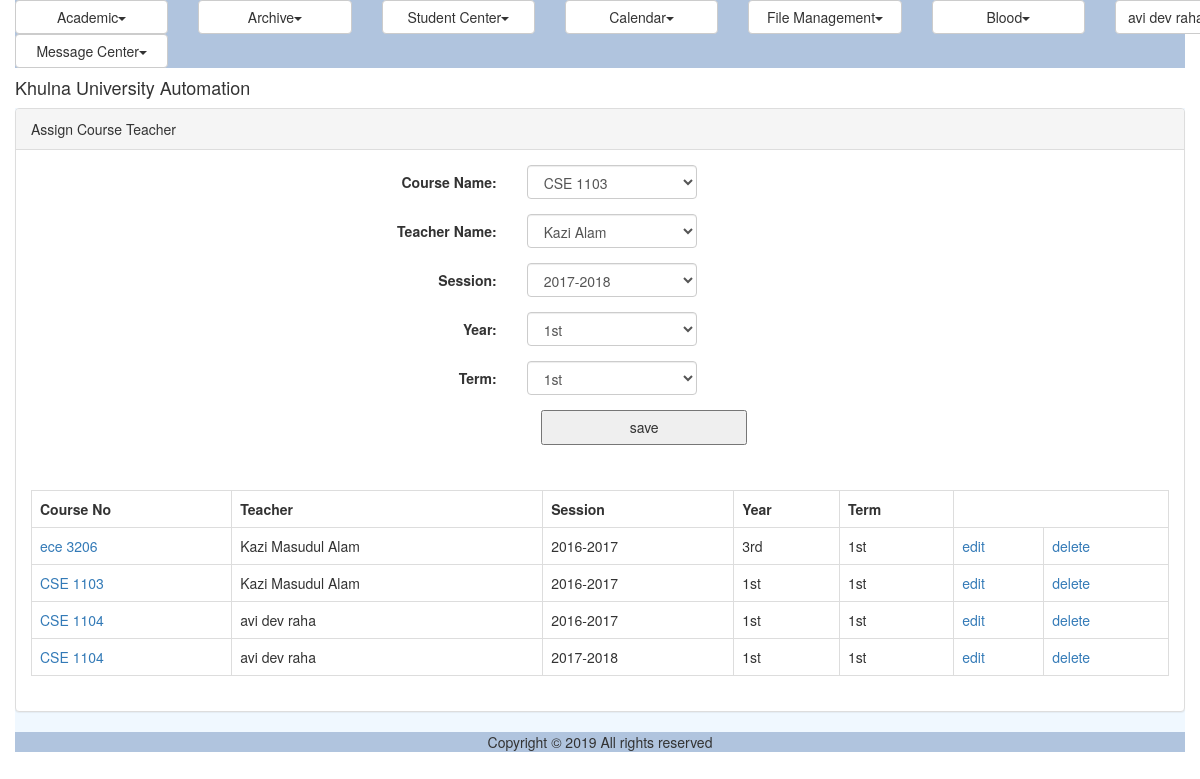
Screenshot of /course_teacher.php (signed in) with the database file from the repository.
### tables this page shows
CREATE TABLE IF NOT EXISTS `reg_course` (
  `ID` varchar(40) NOT NULL,
  `CourseNo` varchar(40) NOT NULL,
  `Title` varchar(100) NOT NULL,
  `Credit` double NOT NULL,
  `CourseTypeID` varchar(40) NOT NULL,
  `DisciplineID` varchar(40) NOT NULL,
  `PrequisiteID` varchar(40) DEFAULT NULL,
  `IsDeleted` tinyint(1) NOT NULL,
  PRIMARY KEY (`ID`)
);

CREATE TABLE IF NOT EXISTS `ums_user` (
  `ID` varchar(40) NOT NULL,
  `UniversityID` varchar(20) NOT NULL,
  `Email` varchar(50) NOT NULL,
  `Password` varchar(255) NOT NULL,
  `FirstName` varchar(50) DEFAULT NULL,
  `MiddleName` varchar(50) DEFAULT NULL,
  `LastName` varchar(50) DEFAULT NULL,
  `DisciplineID` varchar(40) DEFAULT NULL,
  `Status` varchar(20) DEFAULT NULL,
  `IsLogged` varchar(10) DEFAULT NULL,
  `IsArchived` varchar(10) DEFAULT NULL,
  `IsDeleted` varchar(10) DEFAULT NULL,
  `Photo` varchar(500) DEFAULT NULL,
  PRIMARY KEY (`ID`),
  UNIQUE KEY `Email` (`Email`),
  UNIQUE KEY `UniversityID` (`UniversityID`)
);

CREATE TABLE IF NOT EXISTS `reg_registration_session` (
  `ID` varchar(40) NOT NULL,
  `Name` varchar(30) NOT NULL,
  PRIMARY KEY (`ID`)
);

CREATE TABLE IF NOT EXISTS `reg_year` (
  `ID` varchar(40) NOT NULL,
  `Name` varchar(20) NOT NULL,
  PRIMARY KEY (`ID`)
);

CREATE TABLE IF NOT EXISTS `reg_term` (
  `ID` varchar(40) NOT NULL,
  `Name` varchar(20) NOT NULL,
  PRIMARY KEY (`ID`)
);

### modules/registration/ui/view.course_teacher.inc (the view, shortened to what the rows shown need)
<?php
include_once 'blade/view.course_teacher.blade.inc';
include_once COMMON.'class.common.inc';
include_once COMMON.'class.common.course.inc';
?>
<div class="panel panel-default">
<div class="panel-body">
<table class="table table-bordered">
		<?php
		$Result = $_CourseTeacherBAO->getAllCourseTeachers();
		if($Result->getIsSuccess()){
			$CourseTeachers = $Result->getResultObject();
			?>
			<tr>
				<th>Course No</th>
				<th>Teacher</th>
				<th>Session</th>
				<th>Year</th>
				<th>Term</th>
			</tr>
			<?php
			for($i = 0; $i < sizeof($CourseTeachers); $i++) {
				$CourseTeacher = $CourseTeachers[$i];
				?>
				<tr>
					<td>
					<a href="course.php?edit=<?php echo $CourseTeacher->getCourse()->getID(); ?>">
					<?php echo $CourseTeacher->getCourse()->getCourseNo(); ?>
					</a>
					</td>
					<td><?php echo $CourseTeacher->getTeacher()->getFullName(); ?></td>
					<td><?php echo $CourseTeacher->getSession()->getName(); ?></td>
					<td><?php echo $CourseTeacher->getYear()->getName(); ?></td>
					<td><?php echo $CourseTeacher->getTerm()->getName(); ?></td>
					<td><a href="?edit=<?php echo $CourseTeacher->getID(); ?>" onclick="return confirm('sure to edit !'); " >edit</a></td>
					<td><a href="?del=<?php echo $CourseTeacher->getID(); ?>" onclick="return confirm('sure to delete !'); " >delete</a></td>
				</tr>
				<?php
			}
		}
		else{
		echo $Result->getResultObject();
	}
	?>
</table>
</div>
</div>

### rows the page displays
reg_course: CourseNo "ece 3206"
ums_user: $CourseTeacher->getTeacher()->getFullName() "Kazi Masudul Alam"
reg_registration_session: Name "2016-2017"
reg_year: Name "3rd"
reg_term: Name "1st"
reg_course: CourseNo "CSE 1103"
reg_year: Name "1st"
reg_course: CourseNo "CSE 1104"
ums_user: $CourseTeacher->getTeacher()->getFullName() "avi dev raha"
reg_registration_session: Name "2017-2018"

### other values shown
$globalMenu[$i]->getTitle() "Academic Archive Student Center Calendar File Management Blood Message Center"
$CurrentUser->getFullName() "avi dev…"
form field courseid "CSE 1103"
form field teacherid "Kazi Alam"
form field session "2017-2018"
form field yearid "1st"
form field termid "1st"
